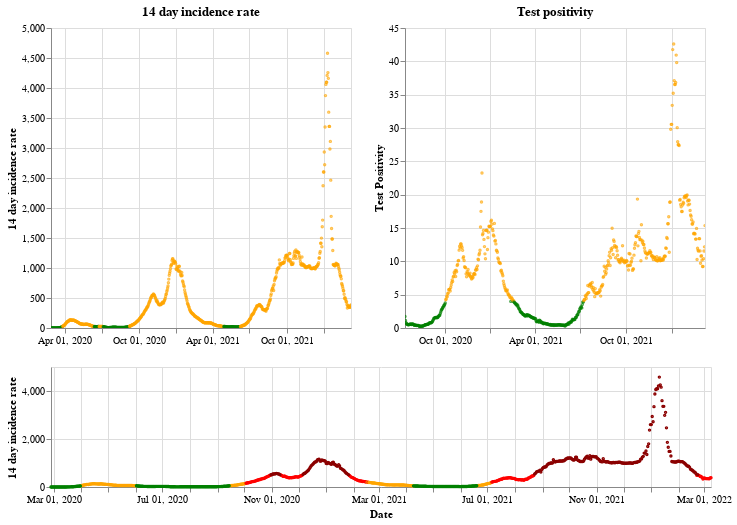

The notebook cell saved with this chart:
### Markdown cell above
## Wales

### Code cell
plot_traffic_light('Wales')

### Figure 1 — Vega-Lite specification as saved in the notebook (floating-point values rounded to 4 significant figures; data arrays with more than 128 entries replaced by an {"elided": "..."} marker saying what was removed)
{"config": {"view": {"continuousWidth": 400, "continuousHeight": 300}}, "vconcat": [{"hconcat": [{"mark": {"type": "point", "size": 2}, "encoding": {"color": {"condition": {"value": "green", "test": "(datum.twoWeeklyCasesRate <= 25)"}, "value": "orange"}, "tooltip": [{"type": "nominal", "field": "areaName"}, {"type": "temporal", "field": "date"}, {"type": "quantitative", "field": "twoWeeklyCasesRate"}, {"type": "quantitative", "field": "testPositivity"}], "x": {"type": "temporal", "axis": {"title": ""}, "field": "date", "scale": {"domain": {"selection": "DateBrush"}}, "timeUnit": "yearmonthdate"}, "y": {"type": "quantitative", "axis": {"title": "14 day incidence rate"}, "field": "twoWeeklyCasesRate"}}, "title": "14 day incidence rate", "width": 300}, {"mark": {"type": "point", "size": 2}, "encoding": {"color": {"condition": {"value": "green", "test": "(datum.testPositivity <= 4)"}, "value": "orange"}, "tooltip": [{"type": "nominal", "field": "areaName"}, {"type": "temporal", "field": "date"}, {"type": "quantitative", "field": "twoWeeklyCasesRate"}, {"type": "quantitative", "field": "testPositivity"}], "x": {"type": "temporal", "axis": {"title": ""}, "field": "date", "scale": {"domain": {"selection": "DateBrush"}}, "timeUnit": "yearmonthdate"}, "y": {"type": "quantitative", "axis": {"title": "Test Positivity"}, "field": "testPositivity"}}, "title": "Test positivity", "width": 300}]}, {"layer": [{"mark": {"type": "point", "size": 2}, "encoding": {"color": {"condition": {"value": "orange", "test": "(((datum.testPositivity < 4) && (datum.twoWeeklyCasesRate >= 50)) && (datum.twoWeeklyCasesRate < 200))"}, "value": "red"}, "opacity": {"condition": {"value": 1, "test": "((datum.twoWeeklyCasesRate >= 50) && (datum.twoWeeklyCasesRate < 500))"}, "value": 0}, "tooltip": [{"type": "nominal", "field": "areaName"}, {"type": "temporal", "field": "date"}, {"type": "quantitative", "field": "twoWeeklyCasesRate"}, {"type": "quantitative", "field": "testPositivity"}], "x": {"type": "temporal", "axis": {"title": "Date"}, "field": "date", "timeUnit": "yearmonthdate"}, "y": {"type": "quantitative", "axis": {"title": "14 day incidence rate"}, "field": "twoWeeklyCasesRate"}}, "selection": {"DateBrush": {"type": "interval", "encodings": ["x"], "fields": ["Time"]}}}, {"mark": {"type": "point", "size": 2}, "encoding": {"color": {"value": "darkred"}, "opacity": {"condition": {"value": 1, "test": "(datum.twoWeeklyCasesRate >= 500)"}, "value": 0}, "tooltip": [{"type": "nominal", "field": "areaName"}, {"type": "temporal", "field": "date"}, {"type": "quantitative", "field": "twoWeeklyCasesRate"}, {"type": "quantitative", "field": "testPositivity"}], "x": {"type": "temporal", "axis": {"title": "Date"}, "field": "date", "timeUnit": "yearmonthdate"}, "y": {"type": "quantitative", "axis": {"title": "14 day incidence rate"}, "field": "twoWeeklyCasesRate"}}}, {"mark": {"type": "point", "size": 2}, "encoding": {"color": {"condition": {"value": "green", "test": "((datum.testPositivity < 4) && (datum.twoWeeklyCasesRate < 50))"}, "value": "orange"}, "opacity": {"condition": {"value": 1, "test": "(datum.twoWeeklyCasesRate < 50)"}, "value": 0}, "tooltip": [{"type": "nominal", "field": "areaName"}, {"type": "temporal", "field": "date"}, {"type": "quantitative", "field": "twoWeeklyCasesRate"}, {"type": "quantitative", "field": "testPositivity"}], "x": {"type": "temporal", "axis": {"title": "Date"}, "field": "date", "timeUnit": "yearmonthdate"}, "y": {"type": "quantitative", "axis": {"title": "14 day incidence rate"}, "field": "twoWeeklyCasesRate"}}}], "height": 120, "width": 660}], "data": {"name": "data-bacc5dd324ab41e262bbe31f85499ba0"}, "$schema": "https://vega.github.io/schema/vega-lite/v4.8.1.json", "datasets": {"data-bacc5dd324ab41e262bbe31f85499ba0": {"elided": "742 records"}}}
